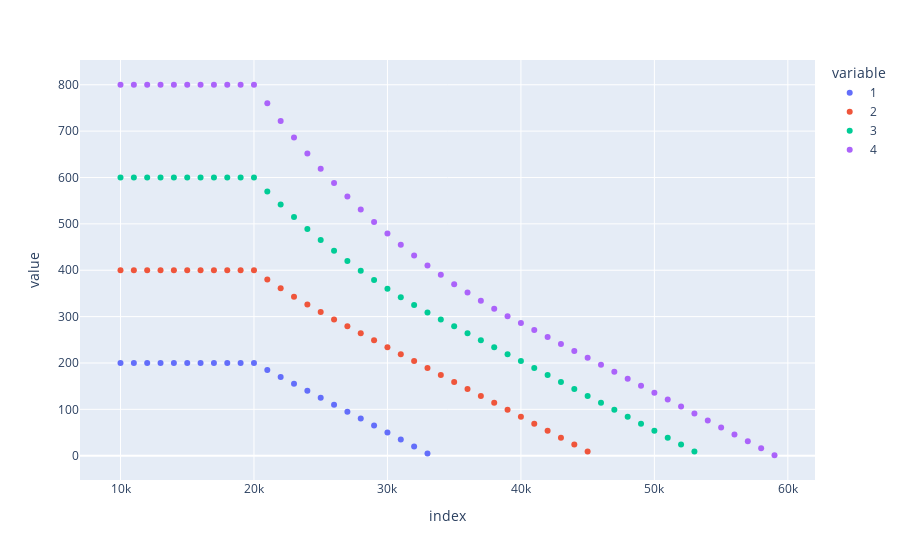

The notebook cell saved with this chart:
### Code cell
px.scatter(df)

### Figure 1 — Plotly figure (JSON) as saved in the notebook; plotly's stock layout.template omitted (floating-point values rounded to 4 significant figures)
{"data": [{"hovertemplate": "variable=1<br>index=%{x}<br>value=%{y}<extra></extra>", "legendgroup": "1", "marker": {"color": "#636efa", "symbol": "circle"}, "mode": "markers", "name": "1", "orientation": "v", "showlegend": true, "type": "scatter", "x": [10000, 11000, 12000, 13000, 14000, 15000, 16000, 17000, 18000, 19000, 20000, 21000, 22000, 23000, 24000, 25000, 26000, 27000, 28000, 29000, 30000, 31000, 32000, 33000, 34000, 35000, 36000, 37000, 38000, 39000, 40000, 41000, 42000, 43000, 44000, 45000, 46000, 47000, 48000, 49000, 50000, 51000, 52000, 53000, 54000, 55000, 56000, 57000, 58000, 59000], "xaxis": "x", "y": [200, 200, 200, 200, 200, 200, 200, 200, 200, 200, 200, 185, 170, 155, 140, 125, 110, 95, 80, 65, 50, 35, 20, 5, null, null, null, null, null, null, null, null, null, null, null, null, null, null, null, null, null, null, null, null, null, null, null, null, null, null], "yaxis": "y"}, {"hovertemplate": "variable=2<br>index=%{x}<br>value=%{y}<extra></extra>", "legendgroup": "2", "marker": {"color": "#EF553B", "symbol": "circle"}, "mode": "markers", "name": "2", "orientation": "v", "showlegend": true, "type": "scatter", "x": [10000, 11000, 12000, 13000, 14000, 15000, 16000, 17000, 18000, 19000, 20000, 21000, 22000, 23000, 24000, 25000, 26000, 27000, 28000, 29000, 30000, 31000, 32000, 33000, 34000, 35000, 36000, 37000, 38000, 39000, 40000, 41000, 42000, 43000, 44000, 45000, 46000, 47000, 48000, 49000, 50000, 51000, 52000, 53000, 54000, 55000, 56000, 57000, 58000, 59000], "xaxis": "x", "y": [400, 400, 400, 400, 400, 400, 400, 400, 400, 400, 400, 380, 361, 343, 326, 310, 294, 279, 264, 249, 234, 219, 204, 189, 174, 159, 144, 129, 114, 99, 84, 69, 54, 39, 24, 9, null, null, null, null, null, null, null, null, null, null, null, null, null, null], "yaxis": "y"}, {"hovertemplate": "variable=3<br>index=%{x}<br>value=%{y}<extra></extra>", "legendgroup": "3", "marker": {"color": "#00cc96", "symbol": "circle"}, "mode": "markers", "name": "3", "orientation": "v", "showlegend": true, "type": "scatter", "x": [10000, 11000, 12000, 13000, 14000, 15000, 16000, 17000, 18000, 19000, 20000, 21000, 22000, 23000, 24000, 25000, 26000, 27000, 28000, 29000, 30000, 31000, 32000, 33000, 34000, 35000, 36000, 37000, 38000, 39000, 40000, 41000, 42000, 43000, 44000, 45000, 46000, 47000, 48000, 49000, 50000, 51000, 52000, 53000, 54000, 55000, 56000, 57000, 58000, 59000], "xaxis": "x", "y": [600, 600, 600, 600, 600, 600, 600, 600, 600, 600, 600, 570, 542, 515, 489, 465, 442, 420, 399, 379, 360, 342, 325, 309, 294, 279, 264, 249, 234, 219, 204, 189, 174, 159, 144, 129, 114, 99, 84, 69, 54, 39, 24, 9, null, null, null, null, null, null], "yaxis": "y"}, {"hovertemplate": "variable=4<br>index=%{x}<br>value=%{y}<extra></extra>", "legendgroup": "4", "marker": {"color": "#ab63fa", "symbol": "circle"}, "mode": "markers", "name": "4", "orientation": "v", "showlegend": true, "type": "scatter", "x": [10000, 11000, 12000, 13000, 14000, 15000, 16000, 17000, 18000, 19000, 20000, 21000, 22000, 23000, 24000, 25000, 26000, 27000, 28000, 29000, 30000, 31000, 32000, 33000, 34000, 35000, 36000, 37000, 38000, 39000, 40000, 41000, 42000, 43000, 44000, 45000, 46000, 47000, 48000, 49000, 50000, 51000, 52000, 53000, 54000, 55000, 56000, 57000, 58000, 59000], "xaxis": "x", "y": [800, 800, 800, 800, 800, 800, 800, 800, 800, 800, 800, 760, 722, 686, 652, 619, 588, 559, 531, 504, 479, 455, 432, 410, 390, 370, 352, 334, 317, 301, 286, 271, 256, 241, 226, 211, 196, 181, 166, 151, 136, 121, 106, 91, 76, 61, 46, 31, 16, 1], "yaxis": "y"}], "layout": {"legend": {"title": {"text": "variable"}, "tracegroupgap": 0}, "margin": {"t": 60}, "xaxis": {"anchor": "y", "domain": [0, 1], "title": {"text": "index"}}, "yaxis": {"anchor": "x", "domain": [0, 1], "title": {"text": "value"}}}}
